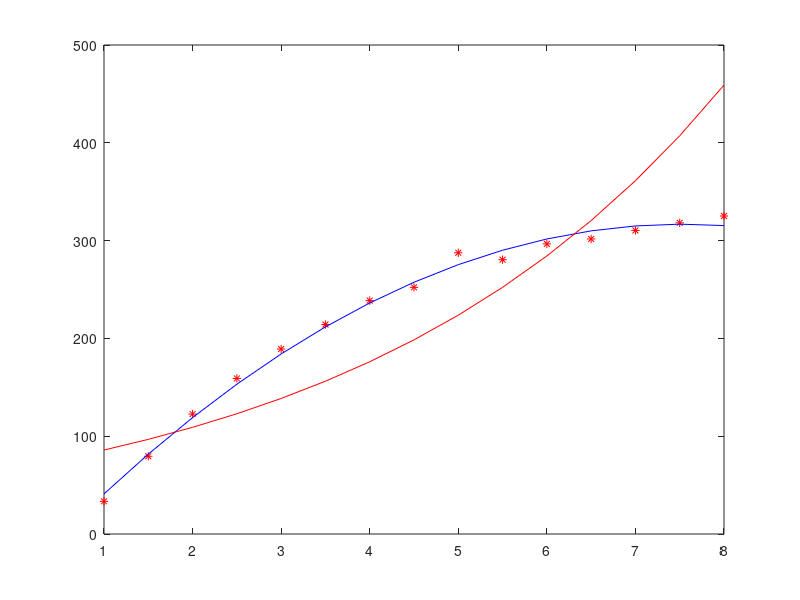

Reproduce this figure in MATLAB.
t = 1 : 0.5 : 8
y = [33.4 79.5 122.65 159.05 189.15 214.15 238.65 252.2 287.55 280.50 296.65 301.65 310.40 318.15 325.15]
A = polyfit(t, y, 2)
z = polyval(A, t)
plot(t, y, 'r*', t, z, 'b');
lny = log(y);
B = polyfit(t, lny, 1)
lnw = polyval(B, t);
w = exp(lnw)
hold on;
plot(t, w, 'r');
hold off;
